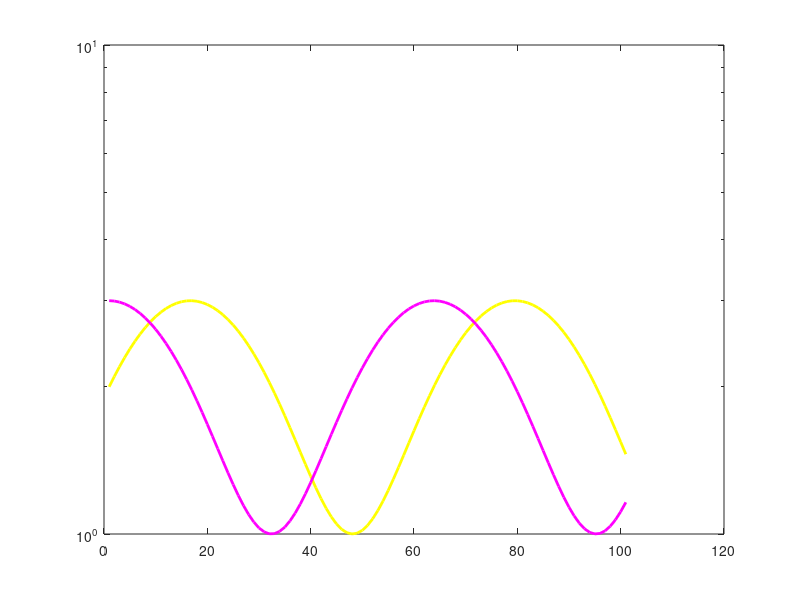

Write MATLAB code to recreate this figure. (Note: this script raises an error after producing the figure.)
b=3;
a=1+2+b...  %tripledot(...) works only after a variable, not number!
    +4

%%
% %% works only for run and advance, not for run

%%
figure(5)
x=0:0.1:10;

y1=sin(x)+2;
y2=cos(x)+2;
y3=x;

%plot(y1,'color','y','LineWidth',2);
semilogy(y1,'color','y','LineWidth',2);
hold on;
%plot(y2,'color','m','LineWidth',2);
semilogy(y2,'color','m','LineWidth',2);
yyaxis right;
%plot(y3,'color','b','LineWidth',2);
semilogy(y3,'color','b','LineWidth',2);
legend('y1','y2','y3');
hold off;

%%
for iter=1:3
    for j=1:3
        for k=1:3
            iter*j*k;  %test
        end
        iter*j;%test
    end
    disp(iter)
end

%%
a='Velooooooooooooooocity'
switch a
    case 'Pressure'
        disp('This is case Pressure');
    case 'Velocity'
        disp('This is case Velocity');
    case 3
        disp('This is case 3');
end
%When no case matches the imput, nothing happens, no error.


%%
%test double while loop
timestep=0;
while(1)
    timestep=timestep+1;
    disp(['timestep = ' num2str(timestep)]);
%     iter=0; %found to be necessary through this test :)
    while(1)
        iter=iter+1;
        disp(['iter = ' num2str(iter)]);
        if mod(iter,5)==0
            break
        end
    end
    if timestep>=6
        break
    end
end

%%
if Domain.Solutionsystem.transient=='on'
    disp('yes')
end

%%
%test~~~~~~~~
